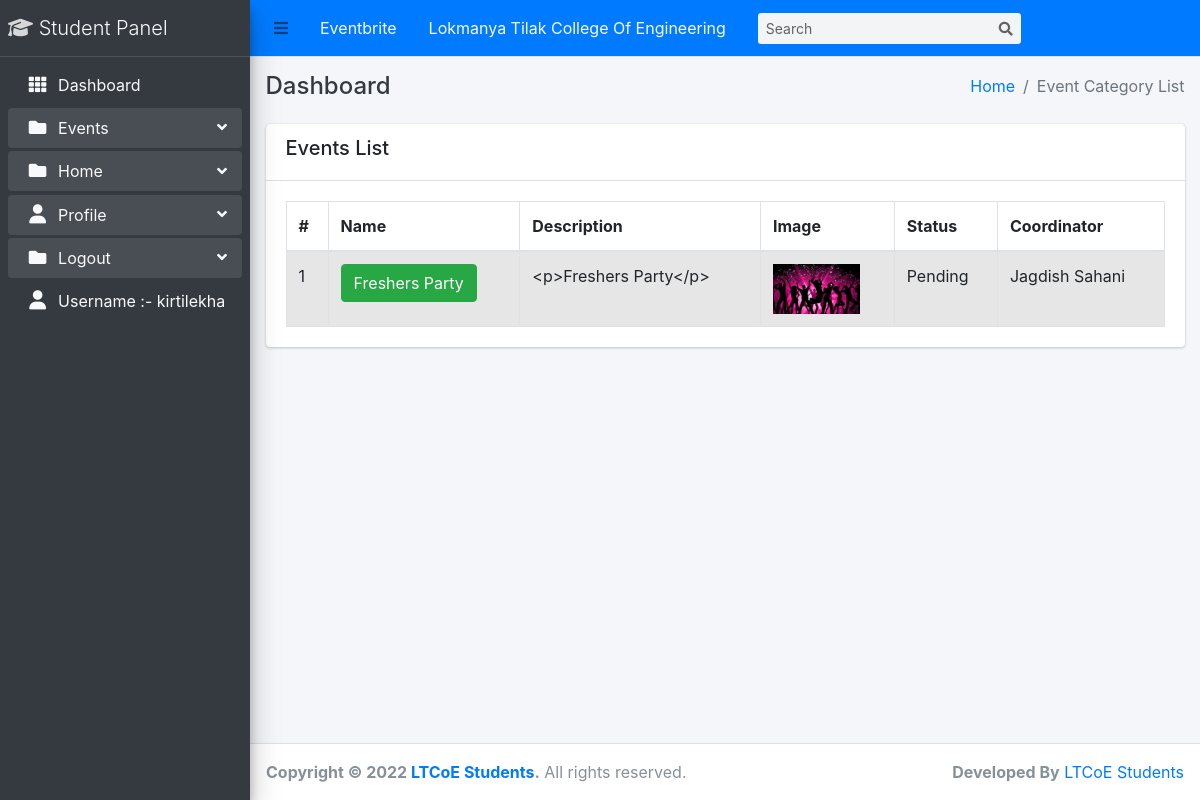
Page /events/ (signed in) on the committed database.
### eventbrite_app/models.py (models this page shows, shortened)
class Event(models.Model):
    coordinator=models.ForeignKey(Coordinator,on_delete=models.CASCADE,null=False,blank=False)
    name=models.CharField(max_length=100,null=False,blank=False)
    description=models.TextField(null=False,blank=False)
    image=models.ImageField(upload_to='events')
    status=models.CharField(max_length=50,choices=STATUS,null=False,blank=False)
    upi=models.CharField(max_length=100,blank=True,null=True)
    totalMoney=models.PositiveIntegerField(null=True,blank=True)
    createdAt=models.DateTimeField(auto_now_add=True)
    eventDate=models.DateTimeField(auto_now=True)

class Coordinator(models.Model):
    name=models.CharField(max_length=50,null=False,blank=False)
    branch=models.CharField(max_length=50,choices=BRANCH)
    semester=models.CharField(max_length=50,choices=SEMESTER)
    rollNumber=models.PositiveIntegerField(null=False,blank=False)
    erp=models.PositiveBigIntegerField(null=False,blank=False)
    createdAt=models.DateTimeField(auto_now_add=True)
    updatedAt=models.DateTimeField(auto_now=True)
    def __str__(self):
        return self.name

### eventbrite_app/views.py (the view)
# urls.py: path('events/',events,name='events'),
@login_required(login_url='login')
def events(request):
    events=Event.objects.all()
    context={
        'events':events
    }
    return render(request,'eventbrite/events.html',context)

### eventbrite_app/templates/eventbrite/events.html (shortened to what this page needs)
{% extends 'base/base.html' %}
{% block breadcrumb %}Event Category List{% endblock breadcrumb %}
{% block content %}
    <div class="row">
        <div class="col-md-12">
            <div class="card">
                <div class="card-header">
                    <div class="row">
                        <div class="col-md-5">
                            <h5>Events List</h5>
                        </div>
                    </div>
                </div>
                <div class="card-body">
                      <table class="table table-striped table-bordered datatable dataTable no-footer" id="DataTables_Table_0" role="grid" aria-describedby="DataTables_Table_0_info" style="border-collapse: collapse !important">
                        <thead>
                            <tr role="row">
                                <th>#</th>
                                <th>Name</th>
                                <th>Description</th>
                                <th class='ctg_image'>Image</th>
                                <th>Status</th>
                                <th>Coordinator</th>
                            </tr>
                        </thead>
                        <tbody>
                            {% for event in events %}
                              <tr>
                                  <td>{{ forloop.counter }}</td>
                                  <td> <a class="btn btn-success" href="{% url 'event_data' event.id %}">{{ event.name }}</a></td>
                                  <td>{{ event.description }}</td>
                                  <td class="ctg_image"><img class="ctg_image" src="{{ event.image.url }}" alt="Image" height="50px"></td>
                                  <td>{{ event.status }}</td>
                                  <td>{{ event.coordinator }}</td>
                              </tr>
                            {% endfor %}
                        </tbody>
                    </table>
                </div>
            </div>
        </div>
    </div>
{% endblock content %}

### eventbrite_app/templates/base/sidebar.html (shortened to what this page needs)
{% load static %}
<aside class="main-sidebar sidebar-dark-primary elevation-4">
    <a href="#" class="brand-link">
      <i class=" nav-icon fa-solid fa-graduation-cap"></i>
          <span class="brand-text font-weight-light text-light">Student Panel</span>
    </a>
    <div class="sidebar">
      <nav class="mt-2">
        <ul class="nav nav-pills nav-sidebar flex-column" data-widget="treeview" role="menu" data-accordion="false">
          <li class="nav-item">
            <a href="{% url 'dashboard' %}" class="nav-link text-light">
              <i class="nav-icon fas fa-th"></i>
              <p>
                Dashboard
              </p>
            </a>
          </li>
          <li class="nav-item has-treeview menu-open">
            <a href="{% url 'events' %}" class="nav-link text-light">
              <i class="nav-icon fas fa-folder"></i>
              <p>
                Events
                <i class="right fas fa-angle-left"></i>
              </p>
            </a>
          </li>
          <li class="nav-item has-treeview menu-open">
            <a href="{% url 'home' %}" class="nav-link text-light">
              <i class="nav-icon fas fa-folder"></i>
              <p>
                Home
                <i class="right fas fa-angle-left"></i>
              </p>
            </a>
          </li>
          {% if user.is_authenticated %}
          <li class="nav-item has-treeview menu-open">
            <a href="{% url 'logout' %}" class="nav-link text-light">
              <i class="nav-icon fa-solid fa-user"></i>
              <p>
                Profile
                <i class="right fas fa-angle-left"></i>
              </p>
            </a>
          </li>
          <li class="nav-item has-treeview menu-open">
            <a href="{% url 'logout' %}" class="nav-link text-light">
              <i class="nav-icon fas fa-folder"></i>
              <p>
                Logout
                <i class="right fas fa-angle-left"></i>
              </p>
            </a>
          </li>
          {% endif %}
          <li class="nav-item">
            <a class="nav-link text-light"><i class="nav-icon fa-solid fa-user"></i> Username :- {{user.username}}</a>
          </li>
            </ul>
      </nav>
    </div>
  </aside>

### rows in the picture
Event: name "Freshers Party", description "<p>Freshers Party</p>", image (picture), status "Pending", coordinator "Jagdish Sahani"

### other values in the picture
{{ user.username }} "kirtilekha"
